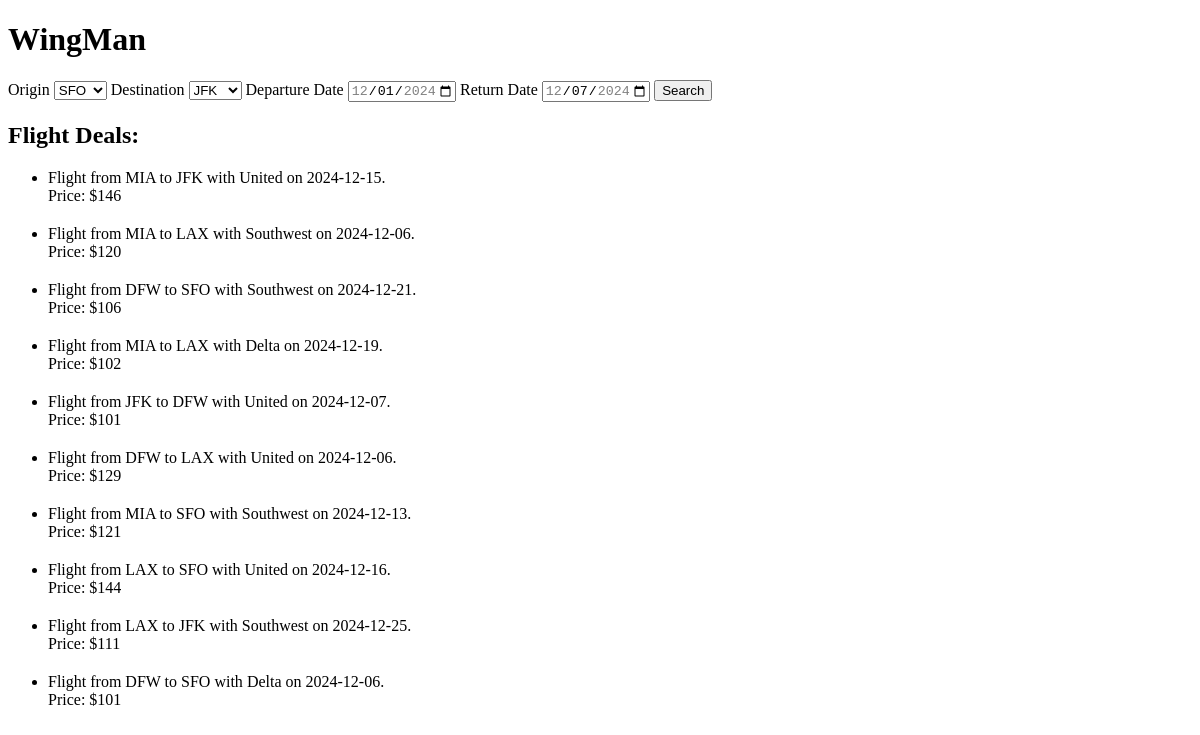
Before: / with the older database file.
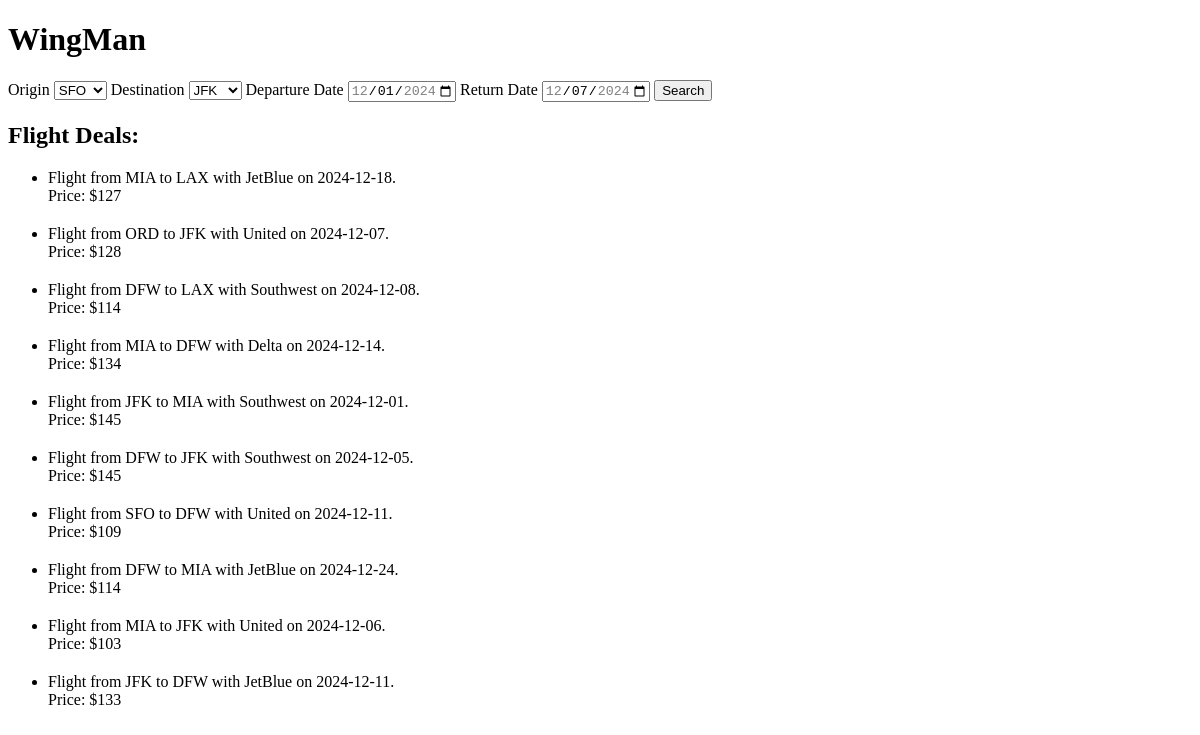
After: the same page with the newer database file.
### app/models.py (models this page shows)
class Flight(db.Model):
        origin = db.Column(db.String(50), nullable=False)
        destination = db.Column(db.String(50), nullable=False)
        takeoff = db.Column(db.DateTime)
        landing = db.Column(db.DateTime)
        originDate = db.Column(db.Date)
        destinationDate = db.Column(db.Date)
        model = db.Column(db.String(50))
        price = db.Column(db.Integer)
        airline = db.Column(db.String(50), nullable=False)
        id = db.Column(db.Integer, primary_key=True)
        class_type = db.Column(db.String(50)) # added class_type ========================================

### app/routes.py (the view)
@app.route('/')
def home():
    discounted_flights = Flight.query.filter(Flight.price < 150).limit(10).all()
    return render_template('home.html', discounted_flights=discounted_flights)

### app/templates/home.html (shortened to what this page needs)
<!DOCTYPE html>
<html>
	<head>
	</head>
	<body>
		<h1>WingMan</h1>
		<form action="/results" method="get">
			<label for="origin"> Origin </label>
			<select id="origin" name="origin">
				<option value="SFO" selected>SFO</option>
			</select>
			<label for="destination"> Destination </label>
			<select id="destination" name="destination">
				<option value="JFK" selected>JFK</option>
			</select>
			<label for="departure">Departure Date</label>
			<input
				type="date"
				id="departure"
				name="departure"
				value="2024-12-01"
				min="2024-12-01"
				max="2024-12-31"
			/>
			<label for="return">Return Date</label>
			<input
				type="date"
				id="return"
				name="return"
				value="2024-12-07"
				min="2024-12-02"
				max="2024-12-31"
			/>
			<button onclick="window.location.href = '/results';" type="submit">
				Search
			</button>
		</form>
		<div>
			<h2>Flight Deals:</h2>
			<ul>
				{% for flight in discounted_flights %}
				<li style="margin-bottom: 20px">
					Flight from {{ flight.origin }} to {{ flight.destination }} with {{
					flight.airline }} on {{ flight.originDate }}.<br />
					Price: ${{ flight.price }}<br />
				</li>
				{% endfor %}
			</ul>
		</div>
	</body>
</html>

Changed rows visible on the page:
no longer on this page (row edited): Flight: origin "MIA", destination "JFK", airline "United", originDate "2024-12-15", price "146"
no longer on this page (row edited): Flight: origin "MIA", destination "LAX", airline "Southwest", originDate "2024-12-06", price "120"
no longer on this page (row edited): Flight: origin "DFW", destination "SFO", airline "Southwest", originDate "2024-12-21", price "106"
no longer on this page (row edited): Flight: origin "MIA", destination "LAX", airline "Delta", originDate "2024-12-19", price "102"
no longer on this page (row edited): Flight: origin "JFK", destination "DFW", airline "United", originDate "2024-12-07", price "101"
no longer on this page (row edited): Flight: origin "DFW", destination "LAX", airline "United", originDate "2024-12-06", price "129"
no longer on this page (row edited): Flight: origin "MIA", destination "SFO", airline "Southwest", originDate "2024-12-13", price "121"
no longer on this page (row edited): Flight: origin "LAX", destination "JFK", airline "Southwest", originDate "2024-12-25", price "111"
no longer on this page (row edited): Flight: origin "DFW", destination "SFO", airline "Delta", originDate "2024-12-06", price "101"
now on this page (row edited): Flight: origin "MIA", destination "LAX", airline "JetBlue", originDate "2024-12-18", price "127"
now on this page (row edited): Flight: origin "ORD", destination "JFK", airline "United", originDate "2024-12-07", price "128"
now on this page (row edited): Flight: origin "DFW", destination "LAX", airline "Southwest", originDate "2024-12-08", price "114"
now on this page (row edited): Flight: origin "MIA", destination "DFW", airline "Delta", originDate "2024-12-14", price "134"
now on this page (row edited): Flight: origin "JFK", destination "MIA", airline "Southwest", originDate "2024-12-01", price "145"
changed Flight (number 6 of 10 on the later page): origin "LAX" → "DFW"; destination "SFO" → "JFK"; airline "United" → "Southwest"; originDate "2024-12-16" → "2024-12-05"; price "144" → "145"
now on this page (row edited): Flight: origin "SFO", destination "DFW", airline "United", originDate "2024-12-11", price "109"
now on this page (row edited): Flight: origin "DFW", destination "MIA", airline "JetBlue", originDate "2024-12-24", price "114"
now on this page (row edited): Flight: origin "MIA", destination "JFK", airline "United", originDate "2024-12-06", price "103"
now on this page (row edited): Flight: origin "JFK", destination "DFW", airline "JetBlue", originDate "2024-12-11", price "133"
